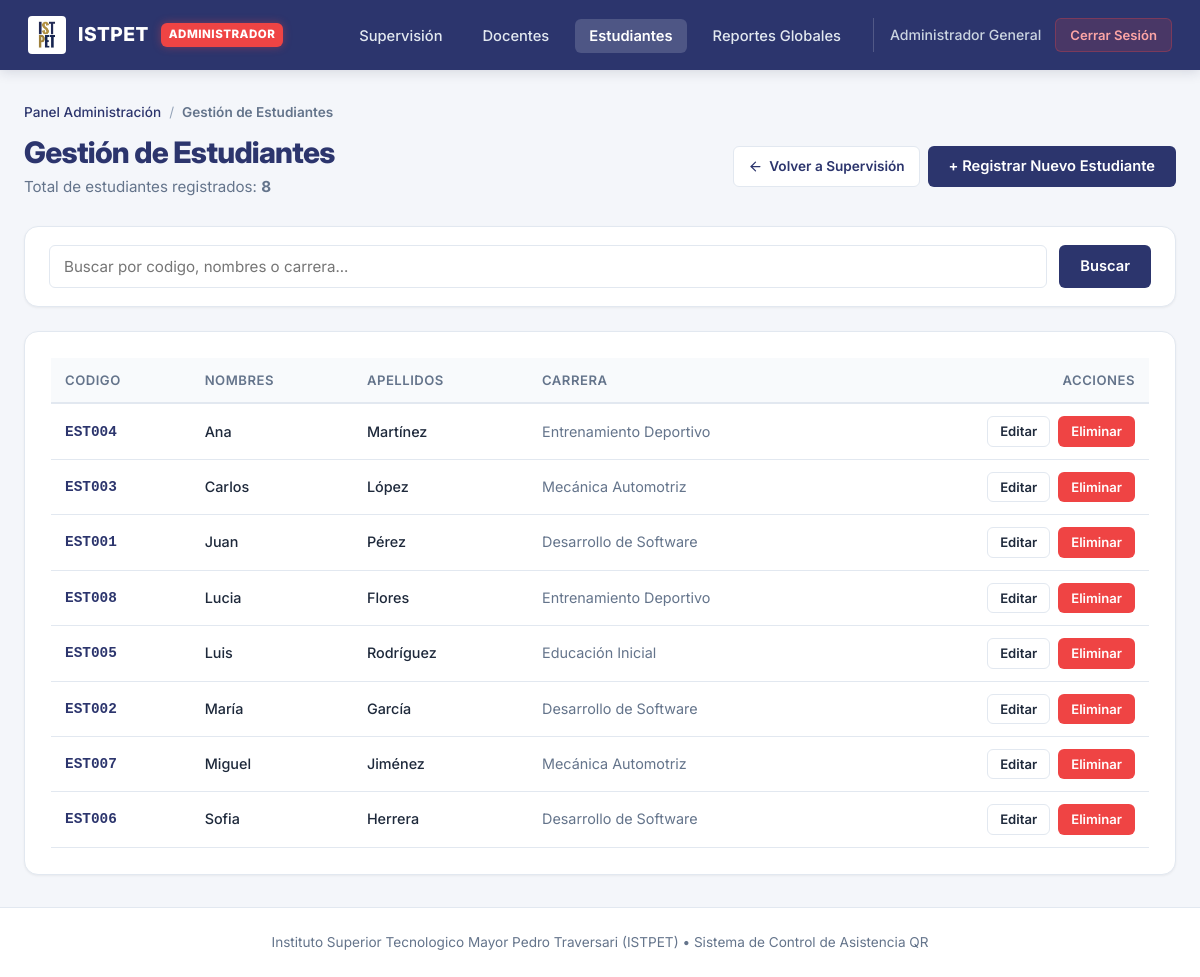
/public/estudiantes (signed in), run on the app's committed database.
### tables this page shows
CREATE TABLE estudiantes (
    id INT AUTO_INCREMENT PRIMARY KEY,
    codigo VARCHAR(50) NOT NULL UNIQUE,
    nombre VARCHAR(150) NOT NULL,
    apellido VARCHAR(150),
    carrera VARCHAR(100),
    fecha_registro TIMESTAMP DEFAULT CURRENT_TIMESTAMP
);

### controllers/EstudianteController.php (called while the page is built, shortened)
<?php
require_once __DIR__ . '/BaseController.php';
require_once dirname(__DIR__) . '/models/Estudiante.php';
class EstudianteController extends BaseController
{
    public function index(): void
    {
        $busqueda = trim($_GET['buscar'] ?? '');
        $estudiantes = Estudiante::listar($busqueda);
        $total = Estudiante::contar();
        $mensaje = $_SESSION['flash_mensaje'] ?? null;
        $error   = $_SESSION['flash_error'] ?? null;
        $siguienteCodigo = Estudiante::sugerirSiguienteCodigo();
        $this->vista('estudiantes.index', [
            'base'            => self::obtenerRutaBase(),
            'estudiantes'     => $estudiantes,
            'busqueda'        => $busqueda,
            'total'           => $total,
            'siguienteCodigo' => $siguienteCodigo,
            'esAdmin'         => self::esAdmin(),
            'mensaje'         => $mensaje,
            'error'           => $error
        ]);
    }
}

### models/Estudiante.php (called while the page is built, shortened)
<?php
class Estudiante
{
    public static function listar(string $busqueda = ''): array
    {
        $db = Database::conectar();
        if (!empty($busqueda)) {
            $parametro = "%{$busqueda}%";
            $sql = "SELECT * FROM estudiantes
                    WHERE codigo LIKE ? OR nombre LIKE ? OR apellido LIKE ? OR carrera LIKE ?
                    ORDER BY nombre ASC";
            $stmt = $db->prepare($sql);
            $stmt->execute([$parametro, $parametro, $parametro, $parametro]);
        } else {
            $stmt = $db->query("SELECT * FROM estudiantes ORDER BY nombre ASC");
        }
        return $stmt->fetchAll();
    }
    public static function contar(): int
    {
        $db = Database::conectar();
        $stmt = $db->query("SELECT COUNT(*) as total FROM estudiantes");
        $fila = $stmt->fetch();
        return (int) ($fila['total'] ?? 0);
    }
}

### views/estudiantes/index.php (the view, shortened to what this page needs)
<?php
require dirname(__DIR__) . '/layouts/header.php';
$esAdmin = $esAdmin ?? false;
?>
<nav class="breadcrumb">
    <a href="<?= $base ?><?= $esAdmin ? '/admin' : '/dashboard' ?>">
        <?= $esAdmin ? 'Panel Administración' : 'Panel Docente' ?>
    </a>
    <span class="breadcrumb-separator">/</span>
    <span class="breadcrumb-current">Gestión de Estudiantes</span>
</nav>
<div class="page-header">
    <div>
        <h1 class="page-title">Gestión de Estudiantes</h1>
        <p class="page-subtitle">Total de estudiantes registrados: <strong><?= $total ?></strong></p>
    </div>
    <div class="d-flex gap-2 flex-wrap">
        <a href="<?= $base ?><?= $esAdmin ? '/admin' : '/dashboard' ?>" class="btn btn-back" title="Regresar al panel principal">
            <svg xmlns="http://www.w3.org/2000/svg" width="15" height="15" viewBox="0 0 24 24" fill="none" stroke="currentColor" stroke-width="2" stroke-linecap="round" stroke-linejoin="round"><line x1="19" y1="12" x2="5" y2="12"></line><polyline points="12 19 5 12 12 5"></polyline></svg>
            <?= $esAdmin ? 'Volver a Supervisión' : 'Volver al Panel QR' ?>
        </a>
        <button onclick="abrirModalCrear()" class="btn btn-primary">
            + Registrar Nuevo Estudiante
        </button>
    </div>
</div>
<div class="card card-filter mb-6">
    <form method="GET" action="<?= $base ?>/estudiantes" class="search-bar-form">
        <input type="text" name="buscar" value="<?= htmlspecialchars($busqueda) ?>"
               placeholder="Buscar por codigo, nombres o carrera..."
               class="form-control search-bar-input">
        <button type="submit" class="btn btn-primary">Buscar</button>
    </form>
</div>
<div class="card">
    <div class="table-responsive">
        <table class="table table-hover">
            <thead>
                <tr>
                    <th>Codigo</th>
                    <th>Nombres</th>
                    <th>Apellidos</th>
                    <th>Carrera</th>
                    <th class="text-right">Acciones</th>
                </tr>
            </thead>
            <tbody>
                <?php if (empty($estudiantes)): ?>
                    <tr>
                        <td colspan="5" class="table-empty">
                            No se encontraron estudiantes registrados<?= !empty($busqueda) ? ' con el término buscado' : '' ?>.
                        </td>
                    </tr>
                <?php else: ?>
                    <?php foreach ($estudiantes as $e): ?>
                        <tr>
                            <td class="table-code"><?= htmlspecialchars($e['codigo']) ?></td>
                            <td class="font-medium"><?= htmlspecialchars($e['nombre']) ?></td>
                            <td class="font-medium"><?= htmlspecialchars($e['apellido'] ?? '') ?></td>
                            <td class="text-muted"><?= htmlspecialchars($e['carrera'] ?? '') ?></td>
                            <td class="text-right">
                                <button type="button"
                                        onclick="abrirModalEditar(<?= htmlspecialchars(json_encode($e)) ?>)"
                                        class="btn btn-outline btn-sm">
                                    Editar
                                </button>
                                <form method="POST" action="<?= $base ?>/estudiantes/eliminar" style="display: inline-block; margin-left: 4px;"
                                      onsubmit="return confirm('Seguro que desea eliminar al estudiante <?= htmlspecialchars($e['nombre']) ?>?');">
                                    <button type="submit" class="btn btn-danger btn-sm">
                                        Eliminar
                                    </button>
                                </form>
                            </td>
                        </tr>
                    <?php endforeach; ?>
                <?php endif; ?>
            </tbody>
        </table>
    </div>
</div>
<?php require dirname(__DIR__) . '/layouts/footer.php'; ?>

### public/index.php (shortened to what this page needs)
<?php
require_once dirname(__DIR__) . '/controllers/EstudianteController.php';
$uri = parse_url($_SERVER['REQUEST_URI'] ?? '/', PHP_URL_PATH);
$metodo = $_SERVER['REQUEST_METHOD'] ?? 'GET';
$directorio = str_replace('\\', '/', dirname($_SERVER['SCRIPT_NAME'] ?? ''));
if ($directorio !== '/' && !empty($directorio) && str_starts_with($uri, $directorio)) {
    $uri = substr($uri, strlen($directorio));
}
$ruta = '/' . trim($uri, '/');
switch ("{$metodo} {$ruta}") {
    case 'GET /estudiantes':
        (new EstudianteController())->index();
        break;
}

### controllers/BaseController.php (shortened to what this page needs)
<?php
class BaseController
{
    protected function vista(string $nombreVista, array $datos = []): void
    {
        extract($datos);
        $rutaArchivo = dirname(__DIR__) . '/views/' . str_replace('.', '/', $nombreVista) . '.php';
        if (file_exists($rutaArchivo)) {
            require $rutaArchivo;
        } else {
            echo "Error: La vista {$nombreVista} no existe.";
        }
    }
}

### views/layouts/header.php (shortened to what this page needs)
<?php
$base = $base ?? '';
$uriActual = parse_url($_SERVER['REQUEST_URI'] ?? '/', PHP_URL_PATH);
$dirActual = str_replace('\\', '/', dirname($_SERVER['SCRIPT_NAME'] ?? ''));
if ($dirActual !== '/' && !empty($dirActual) && str_starts_with($uriActual, $dirActual)) {
    $uriActual = substr($uriActual, strlen($dirActual));
}
$rutaActual = '/' . trim($uriActual, '/');
?>
<!DOCTYPE html>
<html lang="es">
<head>
    <link rel="stylesheet" href="<?= $base ?>/assets/css/style.css">
</head>
<body class="<?= htmlspecialchars($bodyClass ?? '') ?>">
<?php
$rolActual = $_SESSION['usuario_rol'] ?? $_SESSION['docente_rol'] ?? '';
if (!empty($_SESSION['docente_id']) && empty($ocultarNavbar) && $rolActual === 'admin'):
?>
<nav class="navbar">
    <a href="<?= $base ?>/admin" class="navbar-brand">
        <img src="<?= $base ?>/assets/img/logo-istpet.jpg" alt="ISTPET" style="height: 38px; width: auto; border-radius: 4px;">
        <span>ISTPET</span>
        <span class="badge-istpet badge-admin">ADMINISTRADOR</span>
    </a>
    <ul class="nav-links">
        <li><a href="<?= $base ?>/admin" class="nav-link <?= $rutaActual === '/admin' ? 'active' : '' ?>">Supervisión</a></li>
        <li><a href="<?= $base ?>/admin/docentes" class="nav-link <?= str_starts_with($rutaActual, '/admin/docentes') ? 'active' : '' ?>">Docentes</a></li>
        <li><a href="<?= $base ?>/estudiantes" class="nav-link <?= str_starts_with($rutaActual, '/estudiantes') ? 'active' : '' ?>">Estudiantes</a></li>
        <li><a href="<?= $base ?>/reportes" class="nav-link <?= str_starts_with($rutaActual, '/reportes') ? 'active' : '' ?>">Reportes Globales</a></li>
        <li class="nav-user">
            <span class="user-name"><?= htmlspecialchars($_SESSION['usuario_nombre'] ?? $_SESSION['docente_nombre'] ?? 'Administrador') ?></span>
            <a href="<?= $base ?>/logout" class="btn-logout" title="Cerrar sesión de administrador">Cerrar Sesión</a>
        </li>
    </ul>
</nav>
<?php endif; ?>
<main class="main-content">

### views/layouts/footer.php
</main>
<footer class="footer">
    <p>Instituto Superior Tecnologico Mayor Pedro Traversari (ISTPET) &bull; Sistema de Control de Asistencia QR</p>
</footer>
</body>
</html>

### data on the page
estudiantes: codigo "EST004", nombre "Ana", apellido "Martínez", carrera "Entrenamiento Deportivo"
estudiantes: codigo "EST003", nombre "Carlos", apellido "López", carrera "Mecánica Automotriz"
estudiantes: codigo "EST001", nombre "Juan", apellido "Pérez", carrera "Desarrollo de Software"
estudiantes: codigo "EST008", nombre "Lucia", apellido "Flores", carrera "Entrenamiento Deportivo"
estudiantes: codigo "EST005", nombre "Luis", apellido "Rodríguez", carrera "Educación Inicial"
estudiantes: codigo "EST002", nombre "María", apellido "García", carrera "Desarrollo de Software"
estudiantes: codigo "EST007", nombre "Miguel", apellido "Jiménez", carrera "Mecánica Automotriz"
estudiantes: codigo "EST006", nombre "Sofia", apellido "Herrera", carrera "Desarrollo de Software"

### other printed values
$_SESSION['usuario_nombre'] "Administrador General"
$total "8"
